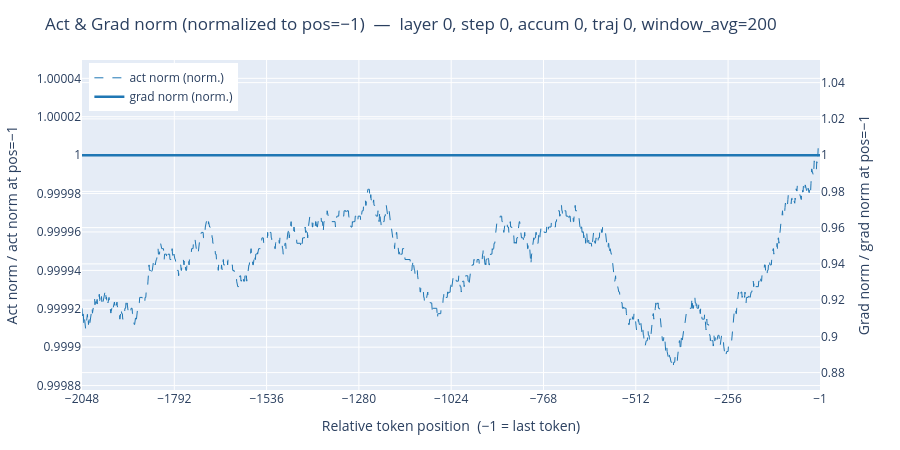

The cell this chart's notebook holds for it:
### Code cell
plot_single_act_grad_norm_normalized(
    v_act, v_grad,
    global_step=0, accum_idx=0, traj_idx=0, layer=0,
    title='Act & Grad norm (normalized to pos=−1)', window_avg=200,
).show()

### Figure 1 — Plotly figure (JSON) as saved in the notebook; plotly's stock layout.template omitted (floating-point values rounded to 4 significant figures; data arrays with more than 128 entries replaced by an {"elided": "..."} marker saying what was removed)
{"data": [{"hovertemplate": "pos: %{x}<br>act (norm.): %{y:.4f}<extra></extra>", "line": {"color": "#1f77b4", "dash": "dash", "width": 1}, "mode": "lines", "name": "act norm (norm.)", "type": "scatter", "x": {"elided": "2048 int values"}, "y": {"elided": "2048 float values"}, "yaxis": "y"}, {"hovertemplate": "pos: %{x}<br>grad (norm.): %{y:.4f}<extra></extra>", "line": {"color": "#1f77b4", "width": 2.5}, "mode": "lines", "name": "grad norm (norm.)", "type": "scatter", "x": {"elided": "2048 int values"}, "y": {"elided": "2048 float values"}, "yaxis": "y2"}], "layout": {"height": 450, "legend": {"x": 0.01, "xanchor": "left", "y": 0.99, "yanchor": "top"}, "margin": {"b": 60, "l": 60, "r": 80, "t": 60}, "title": {"text": "Act & Grad norm (normalized to pos=−1)  —  layer 0, step 0, accum 0, traj 0, window_avg=200"}, "xaxis": {"tickmode": "array", "tickvals": [-2048, -1792, -1536, -1280, -1024, -768, -512, -256, -1], "title": {"text": "Relative token position  (−1 = last token)"}}, "yaxis": {"range": [0.9999, 1.0], "title": {"text": "Act norm / act norm at pos=−1"}}, "yaxis2": {"overlaying": "y", "range": [0.8704, 1.052], "side": "right", "title": {"text": "Grad norm / grad norm at pos=−1"}}}}
